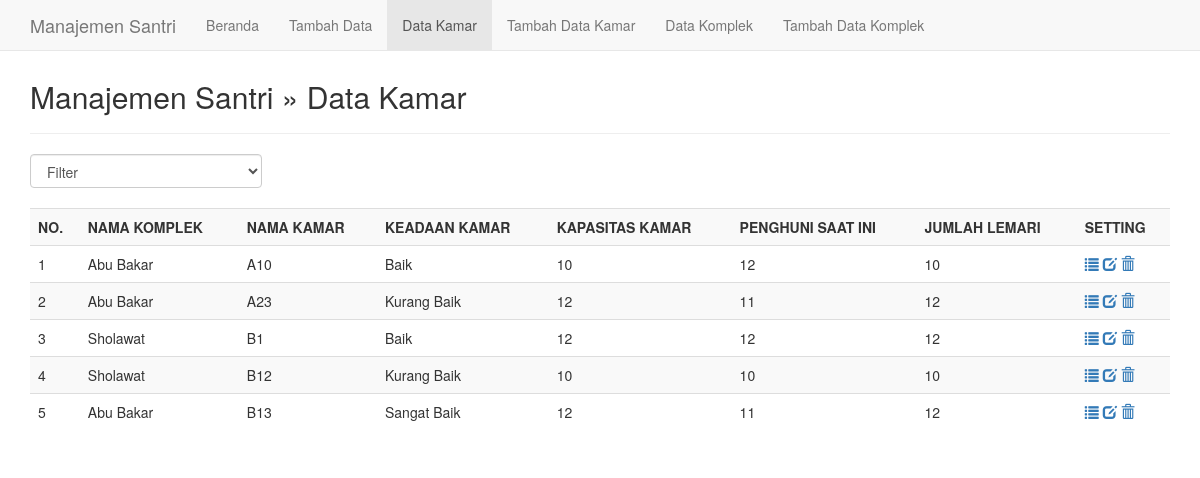
/admin/datakamar.php, run on the app's committed database.
### tables this page shows
CREATE TABLE IF NOT EXISTS `data_kamar` (
  `nama_komplek` varchar(100) NOT NULL,
  `nama_kamar` varchar(100) NOT NULL DEFAULT '',
  `keadaan_kamar` varchar(100) NOT NULL,
  `kapasitas` int(11) NOT NULL,
  `penghuni_sekarang` int(11) NOT NULL,
  `jumlah_lemari` int(11) NOT NULL
);

### admin/datakamar.php (the view, shortened to what this page needs)
<?php
include("koneksi.php");
?>
<!DOCTYPE html>
<html lang="en">
<head>
	<link href="css/bootstrap.min.css" rel="stylesheet">
</head>
<body>
	<nav class="navbar navbar-default navbar-fixed-top">
		<div class="container">
			<div class="navbar-header">
				<a class="navbar-brand hidden-xs hidden-sm" href="#">Manajemen Santri</a>
			</div>
			<div id="navbar" class="navbar-collapse collapse">
				<ul class="nav navbar-nav">
					<li><a href="index.php">Beranda</a></li>
					<li><a href="add.php">Tambah Data</a></li>
					<li class="active"><a href="datakamar.php">Data Kamar</a></li>
					<li><a href="add_kamar.php">Tambah Data Kamar</a></li>
					<li><a href="datakomplek.php">Data Komplek</a></li>
					<li><a href="add_komplek.php">Tambah Data Komplek</a></li>
				</ul>
			</div>
		</div>
	</nav>
	<div class="container">
		<div class="content">
			<h2>Manajemen Santri &raquo; Data Kamar</h2>
			<hr />
			<form class="form-inline" method="get">
				<div class="form-group">
					<select name="urut" class="form-control" onchange="form.submit()">
						<option value="0">Filter</option>
					</select>
				</div>
			</form>
			<br />
			<div class="table-responsive">
			<table class="table table-striped table-hover">
				<tr>
					<th>NO.</th>
					<th>NAMA KOMPLEK</th>
					<th>NAMA KAMAR</th>
					<th>KEADAAN KAMAR</th>
					<th>KAPASITAS KAMAR</th>
					<th>PENGHUNI SAAT INI</th>
					<th>JUMLAH LEMARI</th>
					<th>SETTING</th>
				</tr>
				<?php
				if($urut == '1'){
					$sql = mysqli_query($koneksi, "SELECT * FROM data_kamar WHERE kapasitas > penghuni_sekarang ORDER BY nama_kamar ASC");
				}
				else if($urut == '2'){
					$sql = mysqli_query($koneksi, "SELECT * FROM data_kamar WHERE kapasitas = penghuni_sekarang ORDER BY nama_kamar ASC");
				}
				else if($urut == '3'){
					$sql = mysqli_query($koneksi, "SELECT * FROM data_kamar WHERE kapasitas < penghuni_sekarang ORDER BY nama_kamar ASC");
				}
				else{
					$sql = mysqli_query($koneksi, "SELECT * FROM data_kamar ORDER BY nama_kamar ASC");
				}
				if(mysqli_num_rows($sql) == 0){
					echo '<tr><td colspan="8">Tidak ada data.</td></tr>';
				}else{
					$no = 1;
					while($row = mysqli_fetch_assoc($sql)){
						echo '
						<tr>
							<td>'.$no.'</td>
							<td>'.$row['nama_komplek'].'</td>
							<td>'.$row['nama_kamar'].'</td>
							<td>'.$row['keadaan_kamar'].'</td>
							<td>'.$row['kapasitas'].'</td>
							<td>'.$row['penghuni_sekarang'].'</td>
							<td>'.$row['jumlah_lemari'].'</td>
							<td>
								<a href="profile_kamar.php?nama_kamar='.$row['nama_kamar'].'" title="Lihat Detail"><span class="glyphicon glyphicon-list" aria-hidden="true"></span></a>
								<a href="edit_kamar.php?nama_kamar='.$row['nama_kamar'].'" title="Rubah Data"><span class="glyphicon glyphicon-edit" aria-hidden="true"></span></a>
								<a href="datakamar.php?aksi=delete&nama_kamar='.$row['nama_kamar'].'" title="Hapus Data" onclick="return confirm(\'Yakin Ingin Menghapus?\')"><span class="glyphicon glyphicon-trash" aria-hidden="true"></span></a>
							</td>
						</tr>
						';
						$no++;
					}
				}
				?>
			</table>
			</div>
		</div>
	</div>
</body>
</html>

### admin/datakamar.php (style rules this page uses)
.content { margin-top: 80px; }

### data on the page
data_kamar: nama_komplek "Abu Bakar", nama_kamar "A10", keadaan_kamar "Baik", kapasitas "10", penghuni_sekarang "12", jumlah_lemari "10"
data_kamar: nama_komplek "Abu Bakar", nama_kamar "A23", keadaan_kamar "Kurang Baik", kapasitas "12", penghuni_sekarang "11", jumlah_lemari "12"
data_kamar: nama_komplek "Sholawat", nama_kamar "B1", keadaan_kamar "Baik", kapasitas "12", penghuni_sekarang "12", jumlah_lemari "12"
data_kamar: nama_komplek "Sholawat", nama_kamar "B12", keadaan_kamar "Kurang Baik", kapasitas "10", penghuni_sekarang "10", jumlah_lemari "10"
data_kamar: nama_komplek "Abu Bakar", nama_kamar "B13", keadaan_kamar "Sangat Baik", kapasitas "12", penghuni_sekarang "11", jumlah_lemari "12"
